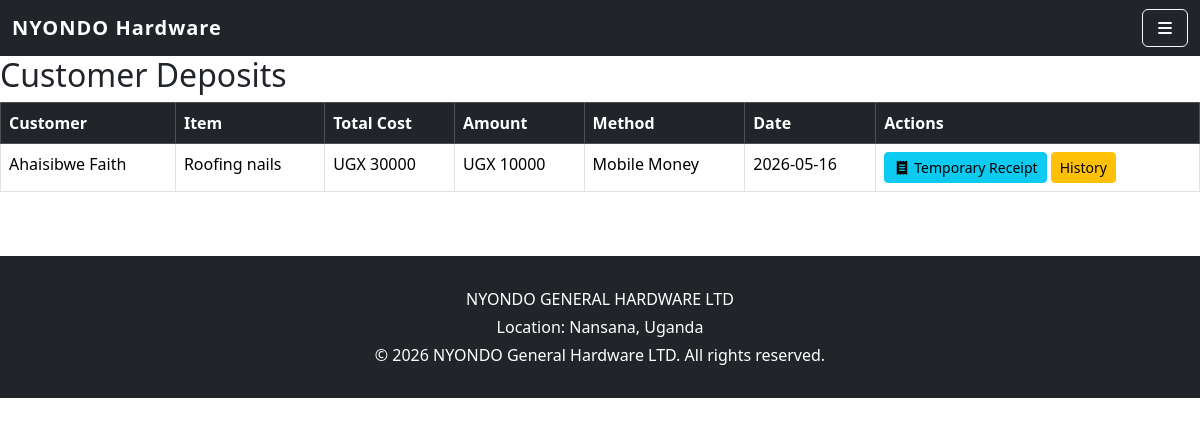
Screenshot of /deposits/ with the database file from the repository.
### dupapp/models.py (models this page shows, shortened)
class Deposit(models.Model):
    PAYMENT_METHODS = [
        ("Cash", "Cash"),
        ("Mobile Money", "Mobile Money"),
    ]
    customer_name = models.CharField(max_length=100)
    item_name = models.CharField(max_length=100)
    total_cost = models.DecimalField(max_digits=10, decimal_places=2)  # cost of item
    amount = models.DecimalField(max_digits=10, decimal_places=2)
    payment_method = models.CharField(max_length=20, choices=PAYMENT_METHODS)
    receipt_number = models.CharField(max_length=20, unique=True)
    date = models.DateTimeField(auto_now_add=True)

### dupapp/views.py (the view)
# urls.py: path("deposits/", views.deposit_list, name="deposit_list"),
def deposit_list(request):
    deposits = Deposit.objects.all().order_by("-date")
    return render(request, "deposit_list.html", {"deposits": deposits})

### dupapp/templates/deposit_list.html
{% extends "base_sales.html" %}
{% block content %}
<h2>Customer Deposits</h2>
<div class="table-responsive">
  <table class="table table-bordered">
    <thead class="table-dark">
      <tr>
        <th>Customer</th>
        <th>Item</th>
        <th>Total Cost</th>
        <th>Amount</th>
        <th>Method</th>
        <th>Date</th>
        <th>Actions</th>
      </tr>
    </thead>
    <tbody>
      {% for deposit in deposits %}
        <tr>
          <td>{{ deposit.customer_name }}</td>
          <td>{{ deposit.item_name }}</td>
          <td>UGX {{ deposit.total_cost|floatformat:0 }}</td>
          <td>UGX {{ deposit.amount|floatformat:0 }}</td>
          <td>{{ deposit.payment_method }}</td>
          <td>{{ deposit.date|date:"Y-m-d" }}</td>
          <td>
            <a href="{% url 'view_deposit_receipt' deposit.id %}" class="btn btn-sm btn-info">
              <i class="fas fa-receipt"></i> Temporary Receipt
            </a>
            <a href="{% url 'deposit_history' deposit.customer_name deposit.item_name %}" class="btn btn-sm btn-warning">
              History
            </a>
          </td>
        </tr>
      {% endfor %}
    </tbody>
  </table>
</div>
{% endblock %}

### dupapp/templates/base_sales.html (style rules this page uses)
.btn { transition: transform 0.2s ease, box-shadow 0.2s ease; }

### rows the page displays
Deposit: customer_name "Ahaisibwe Faith", item_name "Roofing nails", total_cost "30000", amount "10000", payment_method "Mobile Money", date "2026-05-16"
